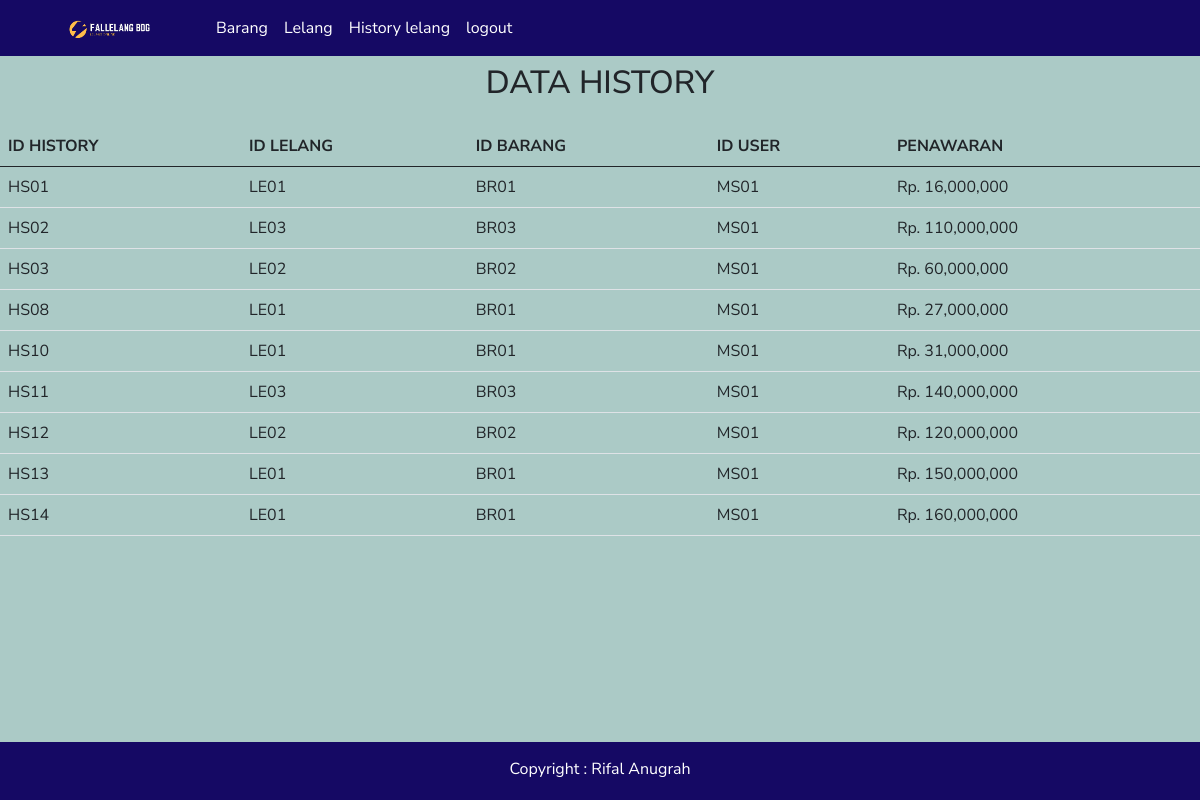
/Views/tampil_history.php (signed in), run on the app's committed database.
### tables this page shows
CREATE TABLE `history_lelang` (
  `id_history` char(5) NOT NULL,
  `id_lelang` char(5) DEFAULT NULL,
  `id_barang` char(5) DEFAULT NULL,
  `id_user` char(5) DEFAULT NULL,
  `penawaran_harga` int(11) DEFAULT NULL
);

### Views/tampil_history.php (the view, shortened to what this page needs)
<?php include './header.php' ?>
<center>
    <h2 class="text-center mb-4">DATA HISTORY</h2>
</center>
<table class="table mt-3">
    <thead>
        <tr>
            <th scope="col">
                ID HISTORY
            </th>
            <th scope="col">
                ID LELANG
            </th>
            <th scope="col">
                ID BARANG
            </th>
            <th scope="col">
                ID USER
            </th>
            <th scope="col">
                PENAWARAN
            </th>
        </tr>
    </thead>
    <?php
    include "../Controllers/koneksi.php";
    $carimasyarakat = mysqli_fetch_array(mysqli_query($koneksi, "select*from masyarakat where username='$_SESSION[username]' && password='$_SESSION[password]'"));
    if ($carimasyarakat['id_user']) {
        $id_user = $carimasyarakat['id_user'];
        $lihat = mysqli_query($koneksi, "select * from history_lelang where id_user='$id_user'");
        while ($tampil = mysqli_fetch_Assoc($lihat)) {
            echo "<tr>
            <td>$tampil[id_history]</td>
            <td>$tampil[id_lelang]</td>
            <td>$tampil[id_barang]</td>
            <td>$tampil[id_user]</td>
            <td> Rp. " . number_format($tampil['penawaran_harga']) . "</center></td>
            </tr>";
        }
    }
    ?>
</table>
<?php include './footer.php' ?>

### Views/header.php (shortened to what this page needs)
<!doctype html>
<html lang="en">
<head>
    <link rel="stylesheet" href="Assets/bootstrap/css/bootstrap.min.css">
    <link rel="stylesheet" href="Assets/bootstrap/css/stylehome.css">
</head>
<body>
    <nav class="navbar navbar-expand-lg navbar-light mb-2" style="background-color: #150964;">
        <div class=" container-fluid">
            <a class="navbar-brand mx-5" href="#">
                <img src="./Assets/bootstrap/img/logo2.png" width="100">
            </a>
            <div class="collapse navbar-collapse" id="navbarNav">
                <ul class="navbar-nav">
                    <li class="nav-item">
                        <a class="nav-link active" aria-current="page" href="./tampil_barang.php">
                            <font color="white">Barang</font>
                        </a>
                    </li>
                    <li class="nav-item">
                        <a class="nav-link active" aria-current="page" href="./tampil_lelang.php">
                            <font color="white">Lelang</font>
                        </a>
                    </li>
                    <?php
                    include '../Controllers/koneksi.php';
                    $username = $_SESSION['username'];
                    $password = $_SESSION['password'];
                    ?>
                    <?php
                    $cariidlogin = mysqli_fetch_array(mysqli_query($koneksi, "select * from petugas where username='$username' && password='$password'"));
                    $id_level = $cariidlogin['id_level'];
                    if ($id_level != "LV1") {
                    ?>
                        <li class="nav-item">
                            <a class="nav-link active" aria-current="page" href="./tampil_history.php">
                                <font color="white">History lelang</font>
                            </a>
                        </li>
                    <?php } ?>
                    <li class="nav-item">
                        <a class="nav-link active" href="../Controllers/logout.php">
                            <font color="white">logout</font>
                        </a>
                    </li>
                </ul>
            </div>
        </div>
    </nav>

### Views/footer.php (shortened to what this page needs)
<footer>
    <p>Copyright : Rifal Anugrah</p>
</footer>
<link rel="stylesheet" href="./Assets/bootstrap/css/bootstrap.min.css">
<link rel="stylesheet" href="./Assets/bootstrap/css/stylehome.css">
</body>
</html>

### data on the page
history_lelang: id_history "HS01", id_lelang "LE01", id_barang "BR01", id_user "MS01", penawaran_harga "16,000,000"
history_lelang: id_history "HS02", id_lelang "LE03", id_barang "BR03", id_user "MS01", penawaran_harga "110,000,000"
history_lelang: id_history "HS03", id_lelang "LE02", id_barang "BR02", id_user "MS01", penawaran_harga "60,000,000"
history_lelang: id_history "HS08", id_lelang "LE01", id_barang "BR01", id_user "MS01", penawaran_harga "27,000,000"
history_lelang: id_history "HS10", id_lelang "LE01", id_barang "BR01", id_user "MS01", penawaran_harga "31,000,000"
history_lelang: id_history "HS11", id_lelang "LE03", id_barang "BR03", id_user "MS01", penawaran_harga "140,000,000"
history_lelang: id_history "HS12", id_lelang "LE02", id_barang "BR02", id_user "MS01", penawaran_harga "120,000,000"
history_lelang: id_history "HS13", id_lelang "LE01", id_barang "BR01", id_user "MS01", penawaran_harga "150,000,000"
history_lelang: id_history "HS14", id_lelang "LE01", id_barang "BR01", id_user "MS01", penawaran_harga "160,000,000"
